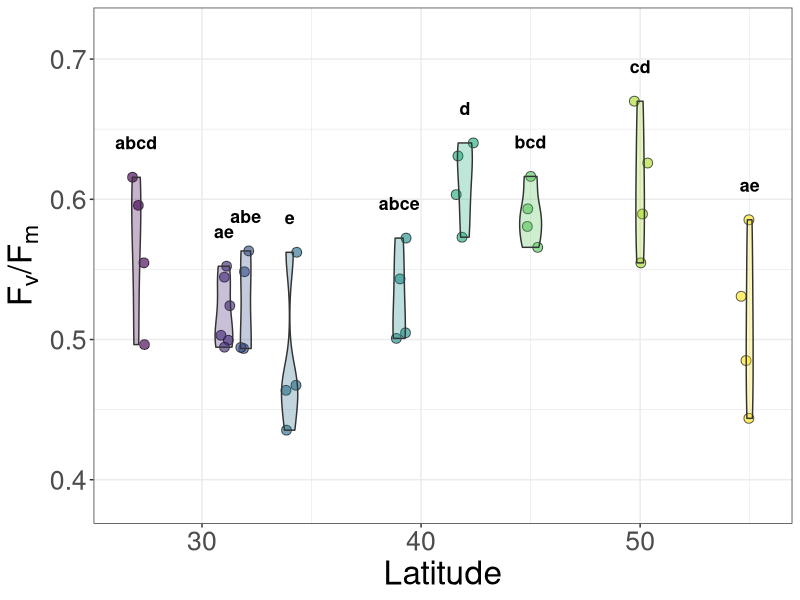
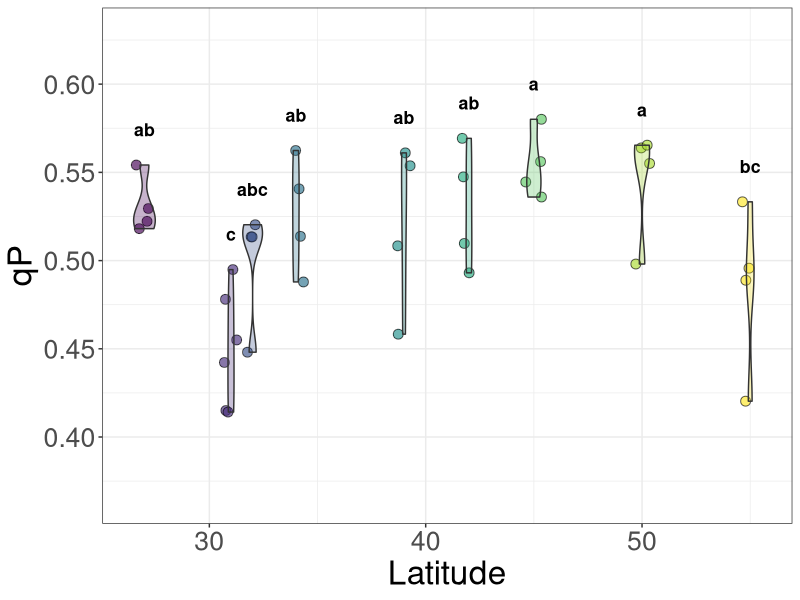
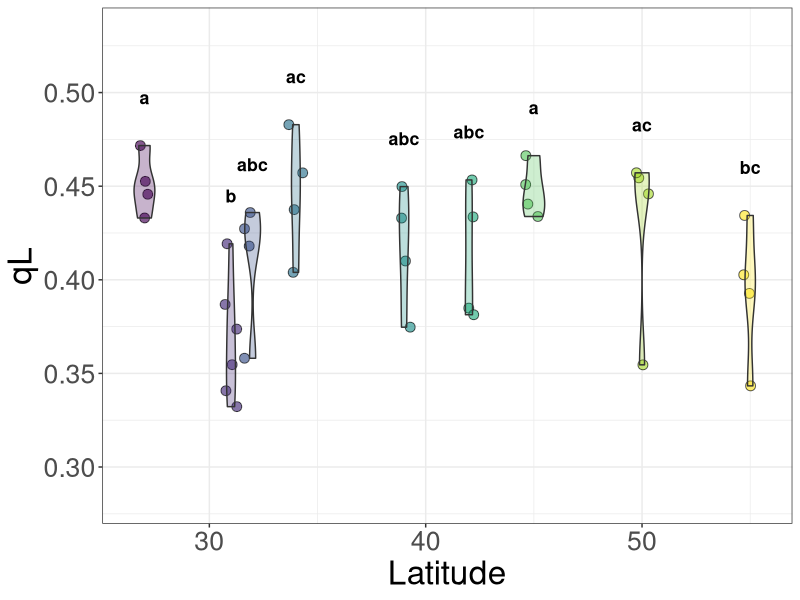
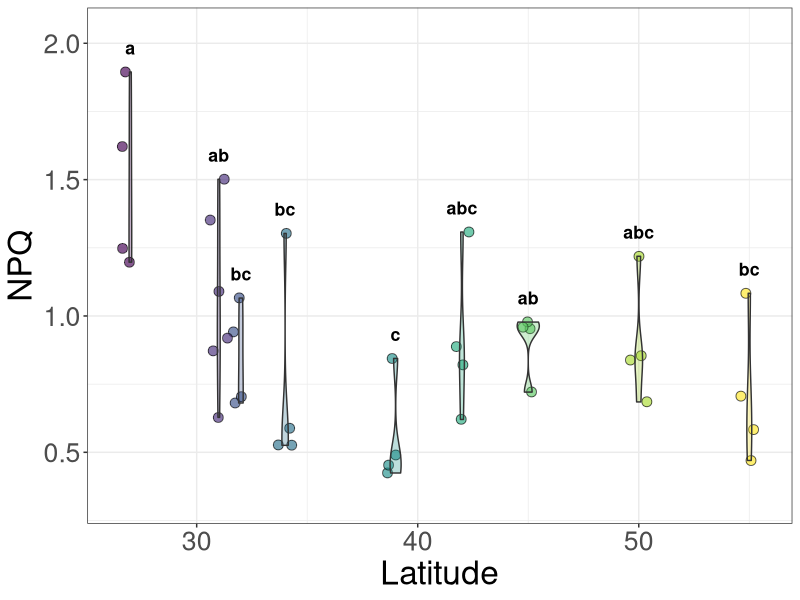
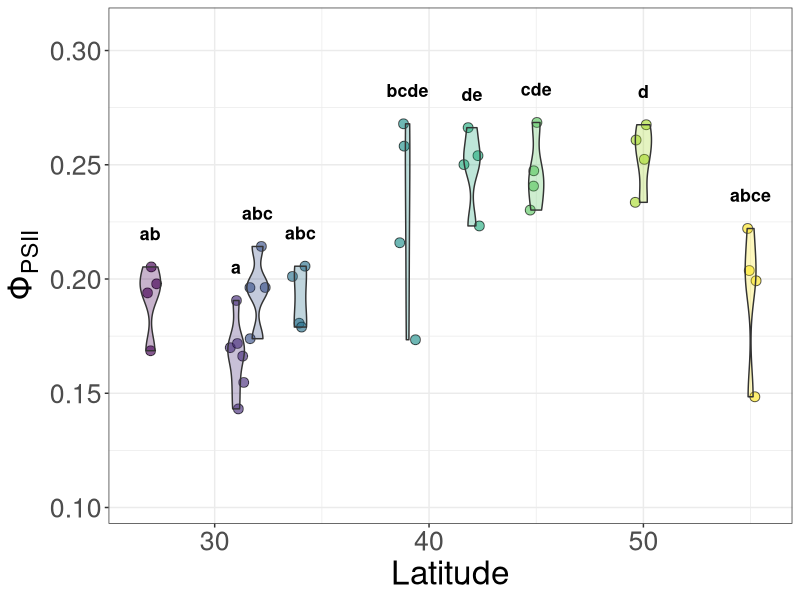
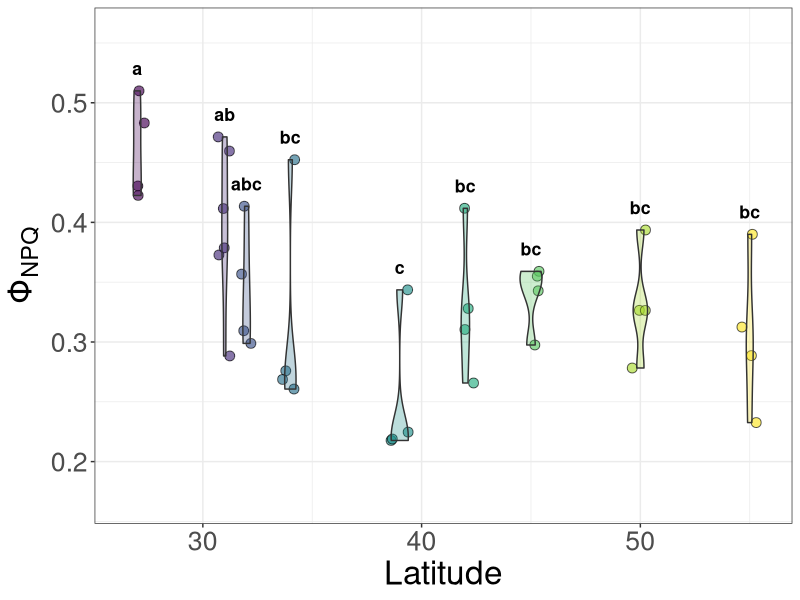
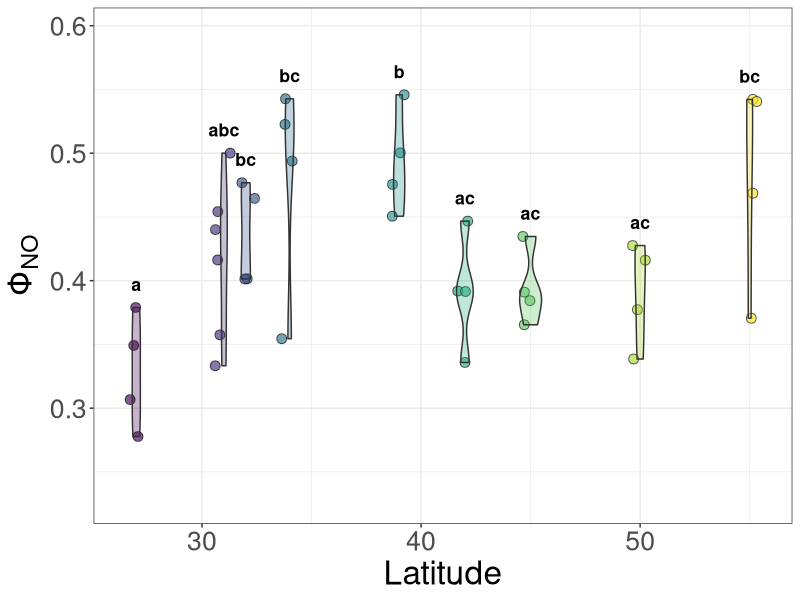

Here is the R script that generated these plots, in order:
#KW/Dunn on Chl fluorescence -- latitude -- quantum yield
#chris goodall -- 02/02/22
#updated to have FvFm (dark adapted) 04-14-2023
#updated to change taxa factor order 04-23-2023
#round by 50 -- 06-03-2023
#cleaned code more 08-03-2023

#packages 
library(stats)
library(multcomp) #for analysis 
library(viridis) #for plotting
library(ggplot2)
library(dplyr)
library(stringr)
library(rstatix)
library(ggpubr)
library(tidyverse)
library(multcompView)
library(reshape)
library(readr)

#import data
d1 <- read_csv("data/chlorophyll fluorescence by latitude.csv")

#clean data
d1$Latitude <- round(d1$Latitude, 0) #round by latitude
d1$PPFD <- round_any(d1$PPFD, 50) #round to nearest increment of 50 for PPFD
#d1$Latitude=as.factor(d1$Latitude)

#Subsetting to 750 PAR 
d1 <- d1[d1$PPFD > 749 & d1$PPFD < 751,] #subsetting data to 750 

#cat(paste0('c("', paste(colnames(d1), collapse='", "'), '")'))

#run nonparametric test: FvFm_mean
(res.kruskal <- d1 %>% kruskal_test(FvFm_mean ~ Latitude)) #this will indicate if there are significant differences between groups
d1 %>% kruskal_effsize(FvFm_mean ~ Latitude) #this indicates the amount of variance between groups explained by the treatment. 
#The interpretation values commonly in published literature are: 0.01- < 0.06 (small effect), 0.06 - < 0.14 (moderate effect) and >= 0.14 (large effect).
#value of .482 is very large it suggests that latitudinal sites vary by FvFm

#Post hoc analysis: In this context, we want to use# a Dunn's test as it uses the same underlying assumptions of the KW test
pwc <- d1 %>% 
    dunn_test(FvFm_mean ~ Latitude, p.adjust.method = "bonferroni") #you can also set p.adjust.method = "fdr" here, but "bonferroni" involves more tight confidence intervals. 

#designate significant differences between groups with letters
holder <- pwc$p #extracts p.values from dunn_test
names(holder)  <-  paste(pwc$group1, pwc$group2, sep="-")
hold <-multcompLetters(holder) #this generates the letters 
letters.FvFm_mean <- reshape::melt(hold$Letters) #this pulls the letters from the list into a vector
letters.FvFm_mean

#create data frame for putting on letters
value_max_FvFm_mean = d1 %>%
  group_by(Latitude) %>%
  summarize(max_value = max(FvFm_mean))
value_max_FvFm_mean

# value_max_FvFm_mean = tapply(d1$FvFm_mean, d1$Latitude, max) %>% as.data.frame(.)
# value_max_FvFm_mean$Latitude <- rownames(value_max_FvFm_mean) %>% as.numeric(.)
# colnames(value_max_FvFm_mean)[1]="max_value"

#create text frame for graphic overlay
text_FvFm_mean <- cbind(value_max_FvFm_mean, letters.FvFm_mean) # combine both types of data 
text_FvFm_mean=text_FvFm_mean[,c(1,3,2)] #rearrange columns

#add sneaky features for plotting
d1$lat <- as.factor(d1$Latitude)
text_FvFm_mean$lat <- as.factor(text_FvFm_mean$Latitude) 

#color palette
pal.2 <- viridis(9, direction = 1) #create palette

#make plot
FvFm_mean <- ggplot(d1, aes(x = Latitude, y = FvFm_mean,
                            fill = lat)) +
  geom_point(shape = 21, size = 3,
             alpha = 0.65, position="jitter")+
  geom_violin(alpha = 0.3, width =1) +
  scale_y_continuous(limits = c(min(d1$FvFm_mean)-.05, max(d1$FvFm_mean)+.05)) +
  theme_bw() +
  theme(text = element_text(size = 24),
        legend.position = "none",
        legend.title = element_blank()) +
  scale_fill_manual(values = pal.2) +
  geom_text(data = text_FvFm_mean, 
            aes(x=Latitude, y = 0.02 + max_value, label = value), 
            vjust=-0,
            size=4.5, #CHANGE AND NUDGE
            fontface = "bold") +
  labs(x= "Latitude", y=expression("F"[v]*"/F"[m]*""))
FvFm_mean

#run nonparametric test: qP
(res.kruskal <- d1 %>% kruskal_test(qP ~ Latitude)) #this will indicate if there are siginficant differences between groups
d1 %>% kruskal_effsize(qP ~ Latitude) #this indicates the amount of variance between groups explained by the treatment. 
#The interpretation values commonly in published literature are: 0.01- < 0.06 (small effect), 0.06 - < 0.14 (moderate effect) and >= 0.14 (large effect).
#value of .431 is very large it suggests that latitudinal sites vary by qP 

#Post hoc analysis: In this context, we want to use# a Dunn's test as it uses the same underlying assumptions of the KW test
(pwc <- d1 %>% 
    dunn_test(qP ~ Latitude, p.adjust.method = "bonferroni")) #you can also set p.adjust.method = "fdr" here, but "bonferroni" involves more tight confidence intervals. 

#designate significant differences between groups with letters
holder <- pwc$p #extracts p.values from dunn_test
names(holder)  <-  paste(pwc$group1, pwc$group2, sep="-")
hold <-multcompLetters(holder) #this generates the letters 
letters.qP <- reshape::melt(hold$Letters) #this pulls the letters from the list into a vector
letters.qP

#create data frame for putting on letters
value_max_qP = d1 %>%
  group_by(Latitude) %>%
  summarize(max_value = max(qP))
value_max_qP

#create text frame for graphic overlay
text_qP <- cbind(value_max_qP, letters.qP) # combine both types of data 
text_qP=text_qP[,c(1,3,2)] #rearrange columns

#add sneaky features for plotting
text_qP$lat <- as.factor(text_qP$Latitude) 

#make plot
qP <- ggplot(d1, aes(x = Latitude, y = qP,
                     fill = lat)) +
  geom_point(shape = 21, size = 3,
             alpha = 0.65, position="jitter")+
  geom_violin(alpha = 0.3, width =1) +
  scale_y_continuous(limits = c(min(d1$qP)-.05, max(d1$qP)+.05)) +
  theme_bw() +
  theme(text = element_text(size = 24),
        legend.position = "none",
        legend.title = element_blank()) +
  scale_fill_manual(values = pal.2) +
  geom_text(data = text_qP, 
            aes(x=Latitude, y = 0.02 + max_value, label = value), 
            vjust=.5,
            size=4.5, 
            fontface = "bold") 
qP


#run nonparametric test: qL
(res.kruskal <- d1 %>% kruskal_test(qL ~ Latitude)) #this will indicate if there are siginficant differences between groups
d1 %>% kruskal_effsize(qL ~ Latitude) #this indicates the amount of variance between groups explained by the treatment. 
#The interpretation values commonly in published literature are: 0.01- < 0.06 (small effect), 0.06 - < 0.14 (moderate effect) and >= 0.14 (large effect).
#value of .376 is very large it suggests that latitudinal sites vary by qL 

#Post hoc analysis: In this context, we want to use# a Dunn's test as it uses the same underlying assumptions of the KW test
(pwc <- d1 %>% 
    dunn_test(qL ~ Latitude, p.adjust.method = "bonferroni")) #you can also set p.adjust.method = "fdr" here, but "bonferroni" involves more tight confidence intervals. 

#designate significant differences between groups with letters
holder <- pwc$p #extracts p.values from dunn_test
names(holder)  <-  paste(pwc$group1, pwc$group2, sep="-")
hold <-multcompLetters(holder) #this generates the letters 
letters.qL <- reshape::melt(hold$Letters) #this pulls the letters from the list into a vector
letters.qL

#create data frame for putting on letters
value_max_qL = d1 %>%
  group_by(Latitude) %>%
  summarize(max_value = max(qL))
value_max_qL

#create text frame for graphic overlay
text_qL <- cbind(value_max_qL, letters.qL) # combine both types of data 
text_qL=text_qL[,c(1,3,2)] #rearrange columns

#add sneaky features for plotting
text_qL$lat <- as.factor(text_qL$Latitude) 

#make plot
qL <- ggplot(d1, aes(x = Latitude, y = qL,
                     fill = lat)) +
  geom_point(shape = 21, size = 3,
             alpha = 0.65,position="jitter")+
  geom_violin(alpha = 0.3, width =1) +
  scale_y_continuous(limits = c(min(d1$qL)-.05, max(d1$qL)+.05)) +
  theme_bw() +
  theme(text = element_text(size = 24),
        legend.position = "none",
        legend.title = element_blank()) +
  scale_fill_manual(values = pal.2) +
  geom_text(data = text_qL, 
            aes(x=Latitude, y = 0.02 + max_value, label = value), 
            vjust=-0.3,
            size=4.5, 
            fontface = "bold") 
qL


#run nonparametric test: NPQ
(res.kruskal <- d1 %>% kruskal_test(NPQ ~ Latitude)) #this will indicate if there are siginficant differences between groups
d1 %>% kruskal_effsize(NPQ ~ Latitude) #this indicates the amount of variance between groups explained by the treatment. 
#The interpretation values commonly in published literature are: 0.01- < 0.06 (small effect), 0.06 - < 0.14 (moderate effect) and >= 0.14 (large effect).
#value of .172 is very large it suggests that latitudinal sites vary by NPQ 

#Post hoc analysis: In this context, we want to use# a Dunn's test as it uses the same underlying assumptions of the KW test
(pwc <- d1 %>% 
    dunn_test(NPQ ~ Latitude, p.adjust.method = "bonferroni")) #you can also set p.adjust.method = "fdr" here, but "bonferroni" involves more tight confidence intervals. 

#designate significant differences between groups with letters
holder <- pwc$p #extracts p.values from dunn_test
names(holder)  <-  paste(pwc$group1, pwc$group2, sep="-")
hold <-multcompLetters(holder) #this generates the letters 
letters.NPQ <- reshape::melt(hold$Letters) #this pulls the letters from the list into a vector
letters.NPQ

#create data frame for putting on letters
value_max_NPQ = d1 %>%
  group_by(Latitude) %>%
  summarize(max_value = max(NPQ))
value_max_NPQ

#create text frame for graphic overlay
text_NPQ <- cbind(value_max_NPQ, letters.NPQ) # combine both types of data 
text_NPQ=text_NPQ[,c(1,3,2)] #rearrange columns

#add sneaky features for plotting
text_NPQ$lat <- as.factor(text_NPQ$Latitude) 

#make plot
NPQ <- ggplot(d1, aes(x = Latitude, y = NPQ,
                      fill = lat)) +
  geom_point(shape = 21, size = 3,
             alpha = 0.65, position="jitter")+
  geom_violin(alpha = 0.3, width =1) +
  scale_y_continuous(limits = c(min(d1$NPQ)-.1, max(d1$NPQ)+.15)) +
  theme_bw() +
  theme(text = element_text(size = 24),
        legend.position = "none",
        legend.title = element_blank()) +
  scale_fill_manual(values = pal.2) +
  geom_text(data = text_NPQ, 
            aes(x=Latitude, y = 0.05 + max_value, label = value), 
            vjust=-0.3,
            size=4.5, 
            fontface = "bold") 
NPQ


#run nonparametric test: phiPSII
(res.kruskal <- d1 %>% kruskal_test(phiPSII ~ Latitude)) #this will indicate if there are siginficant differences between groups
d1 %>% kruskal_effsize(phiPSII ~ Latitude) #this indicates the amount of variance between groups explained by the treatment. 
#The interpretation values commonly in published literature are: 0.01- < 0.06 (small effect), 0.06 - < 0.14 (moderate effect) and >= 0.14 (large effect).
#value of .586 is very large it suggests that latitudinal sites vary by phiPSII 

#Post hoc analysis: In this context, we want to use# a Dunn's test as it uses the same underlying assumptions of the KW test
(pwc <- d1 %>% 
    dunn_test(phiPSII ~ Latitude, p.adjust.method = "bonferroni")) #you can also set p.adjust.method = "fdr" here, but "bonferroni" involves more tight confidence intervals. 

#designate significant differences between groups with letters
holder <- pwc$p #extracts p.values from dunn_test
names(holder)  <-  paste(pwc$group1, pwc$group2, sep="-")
hold <-multcompLetters(holder) #this generates the letters 
letters.phiPSII <- reshape::melt(hold$Letters) #this pulls the letters from the list into a vector
letters.phiPSII

#create data frame for putting on letters
value_max_phiPSII = d1 %>%
  group_by(Latitude) %>%
  summarize(max_value = max(phiPSII))
value_max_phiPSII

#create text frame for graphic overlay
text_phiPSII <- cbind(value_max_phiPSII, letters.phiPSII) # combine both types of data 
text_phiPSII=text_phiPSII[,c(1,3,2)] #rearrange columns

#add sneaky features for plotting
text_phiPSII$lat <- as.factor(text_phiPSII$Latitude) 

#color palette
pal.2 <- viridis(9, direction = 1) #create palette

#make plot
phiPSII <- ggplot(d1, aes(x = Latitude, y = phiPSII,
                          fill = lat)) +
  geom_point(shape = 21, size = 3,
             alpha = 0.65,  position="jitter")+
  geom_violin(alpha = 0.3, width =1) +
  scale_y_continuous(limits = c(min(d1$phiPSII)-.04, max(d1$phiPSII)+.04)) +
  theme_bw() +
  theme(text = element_text(size = 24),
        legend.position = "none",
        legend.title = element_blank()) +
  scale_fill_manual(values = pal.2) +
  geom_text(data = text_phiPSII, 
            aes(x=Latitude, y = 0.01 + max_value, label = value), 
            vjust=-0.3,
            size=4.5, 
            fontface = "bold") +
  labs(y=expression("Φ"[PSII]))
phiPSII


#run nonparametric test: phiNPQ
(res.kruskal <- d1 %>% kruskal_test(phiNPQ ~ Latitude)) #this will indicate if there are siginficant differences between groups
d1 %>% kruskal_effsize(phiNPQ ~ Latitude) #this indicates the amount of variance between groups explained by the treatment. 
#The interpretation values commonly in published literature are: 0.01- < 0.06 (small effect), 0.06 - < 0.14 (moderate effect) and >= 0.14 (large effect).
#value of .153 is very large it suggests that latitudinal sites vary by phiNPQ 

#Post hoc analysis: In this context, we want to use# a Dunn's test as it uses the same underlying assumptions of the KW test
(pwc <- d1 %>% 
    dunn_test(phiNPQ ~ Latitude, p.adjust.method = "bonferroni")) #you can also set p.adjust.method = "fdr" here, but "bonferroni" involves more tight confidence intervals. 

#designate significant differences between groups with letters
holder <- pwc$p #extracts p.values from dunn_test
names(holder)  <-  paste(pwc$group1, pwc$group2, sep="-")
hold <-multcompLetters(holder) #this generates the letters 
letters.phiNPQ <- reshape::melt(hold$Letters) #this pulls the letters from the list into a vector
letters.phiNPQ

#create data frame for putting on letters
value_max_phiNPQ = d1 %>%
  group_by(Latitude) %>%
  summarize(max_value = max(phiNPQ))
value_max_phiNPQ

#create text frame for graphic overlay
text_phiNPQ <- cbind(value_max_phiNPQ, letters.phiNPQ) # combine both types of data 
text_phiNPQ=text_phiNPQ[,c(1,3,2)] #rearrange columns

#add sneaky features for plotting
text_phiNPQ$lat <- as.factor(text_phiNPQ$Latitude) 

#make plot
phiNPQ <- ggplot(d1, aes(x = Latitude, y = phiNPQ,
                         fill = lat)) +
  geom_point(shape = 21, size = 3,
             alpha = 0.65,  position="jitter")+
  geom_violin(alpha = 0.3, width =1) +
  scale_y_continuous(limits = c(min(d1$phiNPQ)-.05, max(d1$phiNPQ)+.05)) +
  theme_bw() +
  theme(text = element_text(size = 24),
        legend.position = "none",
        legend.title = element_blank()) +
  scale_fill_manual(values = pal.2) +
  geom_text(data = text_phiNPQ, 
            aes(x=Latitude, y = 0.01 + max_value, label = value), 
            vjust=-0.3,
            size=4.5, 
            fontface = "bold") +
  labs(y=expression("Φ"[NPQ]))
phiNPQ


#run nonparametric test: phiNO_new
(res.kruskal <- d1 %>% kruskal_test(phiNO_new ~ Latitude)) #this will indicate if there are siginficant differences between groups
d1 %>% kruskal_effsize(phiNO_new ~ Latitude) #this indicates the amount of variance between groups explained by the treatment. 
#The interpretation values commonly in published literature are: 0.01- < 0.06 (small effect), 0.06 - < 0.14 (moderate effect) and >= 0.14 (large effect).
#value of .341 is very large it suggests that latitudinal sites vary by phiNO 

#Post hoc analysis: In this context, we want to use# a Dunn's test as it uses the same underlying assumptions of the KW test
(pwc <- d1 %>% 
    dunn_test(phiNO_new ~ Latitude, p.adjust.method = "bonferroni")) #you can also set p.adjust.method = "fdr" here, but "bonferroni" involves more tight confidence intervals. 

#designate significant differences between groups with letters
holder <- pwc$p #extracts p.values from dunn_test
names(holder)  <-  paste(pwc$group1, pwc$group2, sep="-")
hold <-multcompLetters(holder) #this generates the letters 
letters.phiNO_new <- reshape::melt(hold$Letters) #this pulls the letters from the list into a vector
letters.phiNO_new

#create data frame for putting on letters
value_max_phiNO_new = d1 %>%
  group_by(Latitude) %>%
  summarize(max_value = max(phiNO_new))
value_max_phiNO_new

#create text frame for graphic overlay
text_phiNO_new <- cbind(value_max_phiNO_new, letters.phiNO_new) # combine both types of data 
text_phiNO_new=text_phiNO_new[,c(1,3,2)] #rearrange columns

#add sneaky features for plotting
text_phiNO_new$lat <- as.factor(text_phiNO_new$Latitude) 

#make plot
phiNO <- ggplot(d1, aes(x = Latitude, y = phiNO_new,
                        fill = lat)) +
  geom_point(shape = 21, size = 3,
             alpha = 0.65,  position="jitter")+
  geom_violin(alpha = 0.3, width =1) +
  scale_y_continuous(limits = c(min(d1$phiNO_new)-.05, max(d1$phiNO_new)+.05)) +
  theme_bw() +
  theme(text = element_text(size = 24),
        legend.position = "none",
        legend.title = element_blank()) +
  scale_fill_manual(values = pal.2) +
  geom_text(data = text_phiNO_new, 
            aes(x=Latitude, y = 0.01 + max_value, label = value), 
            vjust=-0.3,
            size=4.5, 
            fontface = "bold") +
  labs(y=expression("Φ"[NO]))
phiNO


#make fake plot for legend
library(cowplot)
library(grid)
library(gridExtra) 

d1$Latitude=as.factor(d1$Latitude)
filler <- ggplot(d1, aes(x = Latitude, y = FvFm_mean,
                         fill = Latitude)) +
  geom_point(shape = 21, size = 3,
             alpha = 0.65) +
  geom_violin(alpha = 0.3, width =2) +
  scale_y_continuous(limits = c(min(d1$FvFm_mean)-.05, max(d1$FvFm_mean)+.05)) +
  theme_bw() +
  scale_fill_manual(values = pal.2) +
  theme(text = element_text(size = 24),
        axis.text.x = element_blank(),
        axis.title.x = element_blank(), 
        legend.text=element_text(size=22),
        legend.title.align=0.5,
        legend.title=element_text(size=32, face="bold"),
        legend.position = "right") +
  guides(color=guide_legend(ncol=3))
legend <- cowplot::get_legend(filler) #pull legend 


#create layout and grid arrange plots 
library(patchwork)
layout <- '
ABCD
EFGX'

# tiff("chl flu -- latitude.tiff", units="in", width=20, height=10, res=300)
# wrap_plots(A = FvFm_mean, B = qP, C = qL, D = NPQ, E= phiPSII,
#            `F` = phiNPQ, G = phiNO, X = legend, design=layout) +
#   plot_annotation(tag_levels = 'A')
# dev.off()
